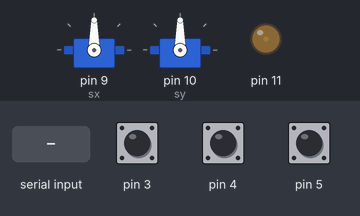
Simulated run of this sketch. Board: Arduino Uno, built with avr-gcc and run on an emulated ATmega328P. Shown: 2 × servo, output pins drawn as LEDs (lit = HIGH). The test bench sets the inputs (shaded band); at power-on: pin 4 HIGH, pin 3 HIGH, pin 5 HIGH.

Above: at 1.2 s.
1.3 s: pin 4 pulled LOW for 3.2 s
At 3.9 s:
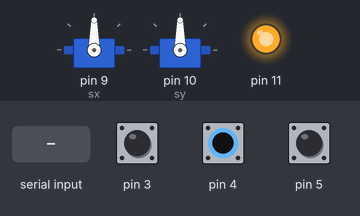
6.0 s: pin 3 pulled LOW for 0.15 s
At 6.9 s:
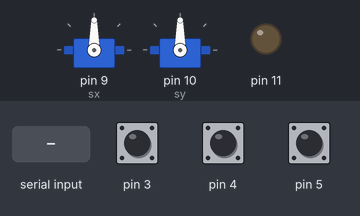
7.6 s: "90 45 200\n" received over Serial
At 8.3 s:
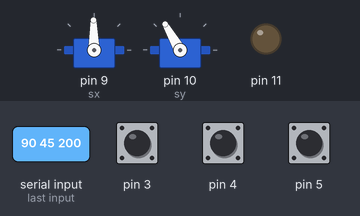
9.1 s: "30 150 10\n" received over Serial
At 9.4 s:
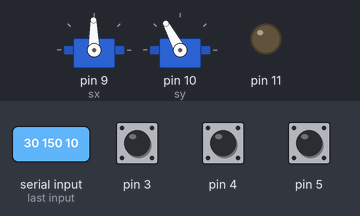
10.6 s: pin 3 pulled LOW for 1 s
At 10.9 s:
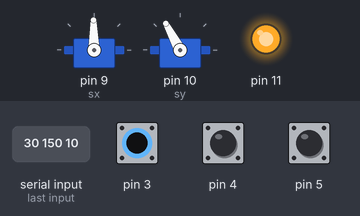
13.1 s: pin 5 pulled LOW for 3.2 s
At 13.4 s:
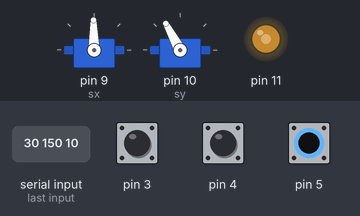
Timing chart, 0 to 17.7 s (numbered marks = the images above; inputs shaded):
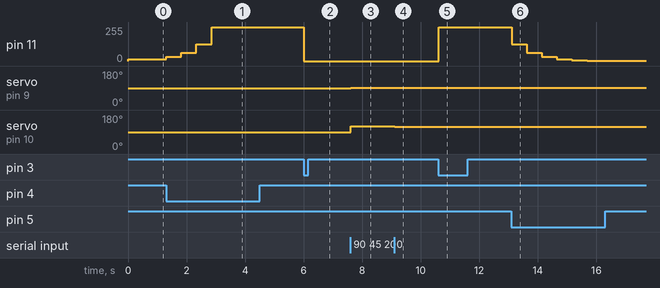

Measured:
- after the input at 1.3 s, pin 11: 15/255 → 31/255 at once, → 63/255 0.52 s later, → 127/255 0.52 s later, → 255/255 0.52 s later
- after the input at 6.0 s, pin 11: 255/255 → 0/255 at once
- after the input at 7.6 s, servo on pin 9 (sx): 90° → 91° at once; servo on pin 10 (sy): 90° → 120° at once
- after the input at 9.1 s, servo on pin 10 (sy): 120° → 118° at once
- after the input at 10.6 s, pin 11: 0/255 → 255/255 at once
- after the input at 13.1 s, pin 11: moves from 255/255 to 1/255 over 3.1 s, starting at once

The sketch:

LightControl.ino
```cpp
#include <CapacitiveSensor.h>
#include <Servo.h>

CapacitiveSensor cs1 = CapacitiveSensor(2,3);
CapacitiveSensor cs2 = CapacitiveSensor(2,5);
CapacitiveSensor cs3 = CapacitiveSensor(2,4);

Servo sx;  // create servo object to control a servo
Servo sy;  // create servo object to control a servo

volatile int timeout = 0;
bool on = true;
int bright = 4;
int xpos = 90;
int ypos = 120;
int xprev = 0;
int yprev = 0;

void setup() {
  // put your setup code here, to run once:
  Serial.begin(9600);

  sx.attach(9);  // attaches the servo on pin 9 to the servo object
  sy.attach(10);  // attaches the servo on pin 10 to the servo object
  //Timer interrupt setup
  OCR0A = 0xAF;
  TIMSK0 |= _BV(OCIE0A);
}
bool lockout = false;

void loop() {
  // Handle Lights
  long total1 =  cs1.capacitiveSensor(30);
  if(total1>400 && timeout ==0 && !lockout){
    on = ! on;
    lockout = true;
    timeout = 500;
  }else if(total1<400){
    lockout = false;
  }
  long total2 =  cs2.capacitiveSensor(30);
  if(total2>400 && timeout ==0){
    bright--;
    if(bright<1){
      bright = 1;
    }
    timeout = 500;
  }
  long total3 =  cs3.capacitiveSensor(30);
  if(total3>400 && timeout ==0){
    bright++;
    if(bright>8){
      bright = 8;
    }
    timeout = 500;
  }
  int width = 0;
  if(on){
    width = (1<<bright)-1;
  }
  analogWrite(11,width);

  //Handle Servos
  if(Serial.available()>0){
    String data = Serial.readStringUntil('\n');
    int split = data.indexOf(' ');
    if(split>0){
      int x = data.substring(0,split).toInt();
      int y = data.substring(split+1).toInt();

      xpos += x/70+(x-xprev)/180;
      if(xpos>180){
        xpos = 180;
      }
      if(xpos<0){
        xpos = 0;
      }
      ypos -= y/70+(y-yprev)/180;
      if(ypos>140){
        ypos = 140;
      }
      if(ypos<90){
        ypos = 90;
      }
      xprev = x;
      yprev = y;
      sx.write(xpos);
      sy.write(ypos);
    }
  }
  delay(10);
}

SIGNAL(TIMER0_COMPA_vect)
{
  if(timeout>0){
    timeout--;
  }
}
```
